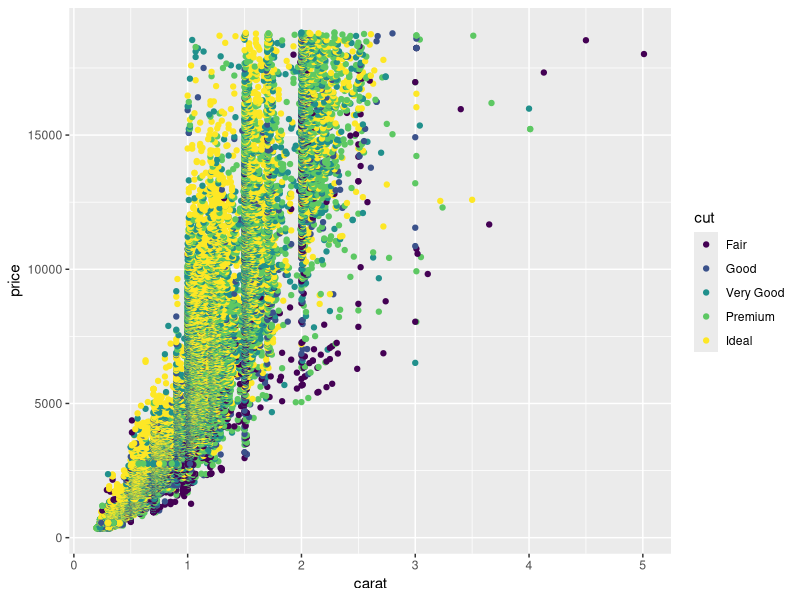
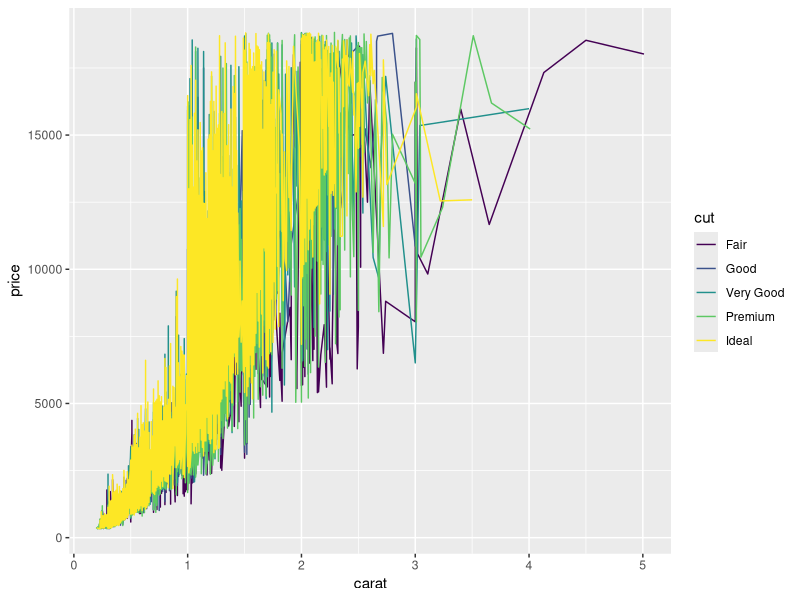
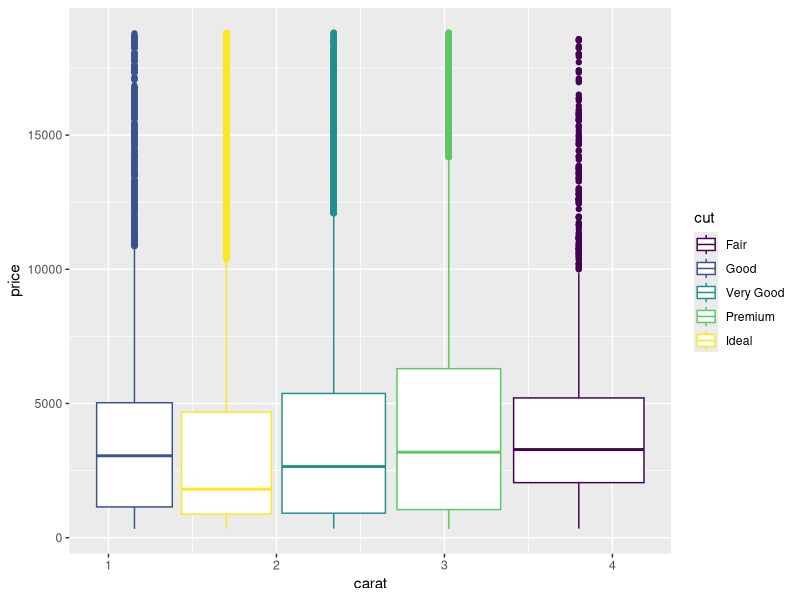
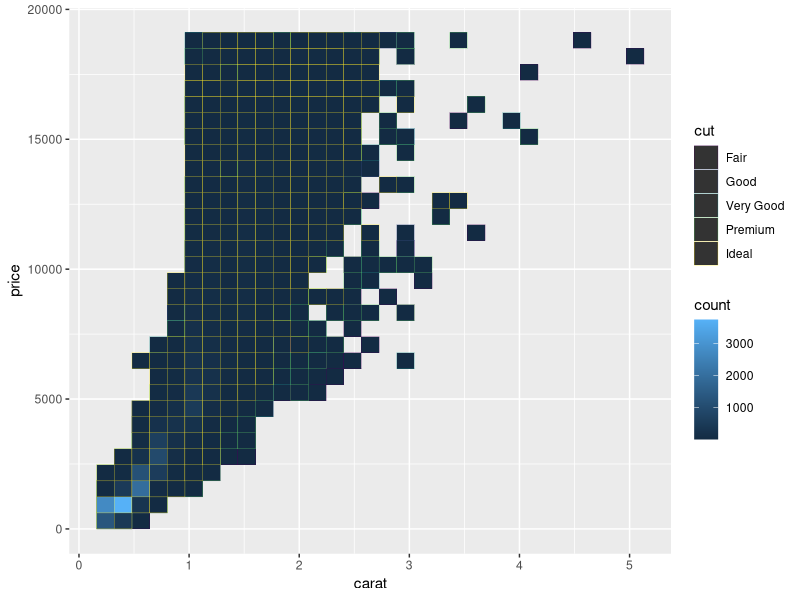
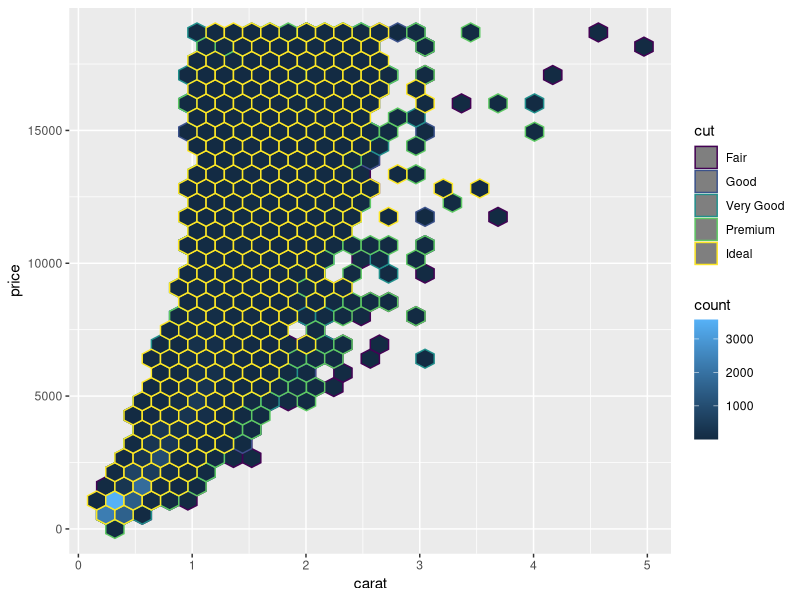
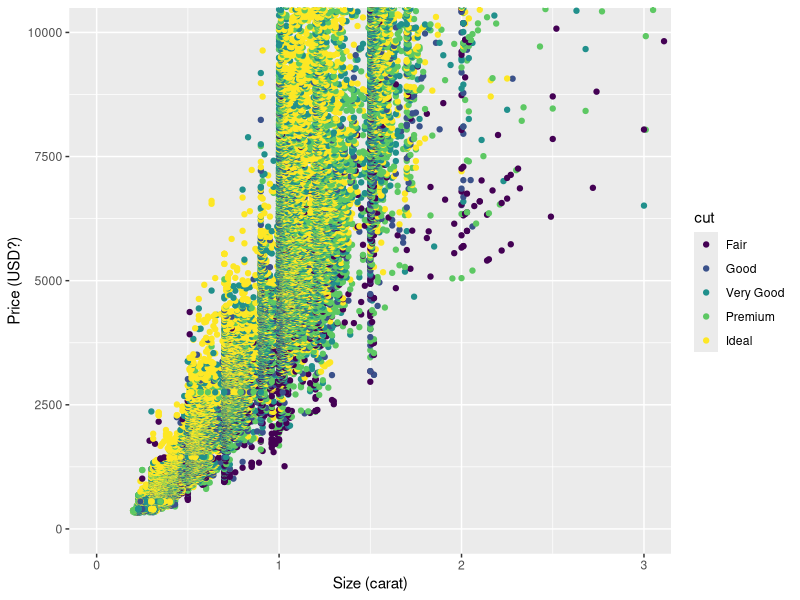
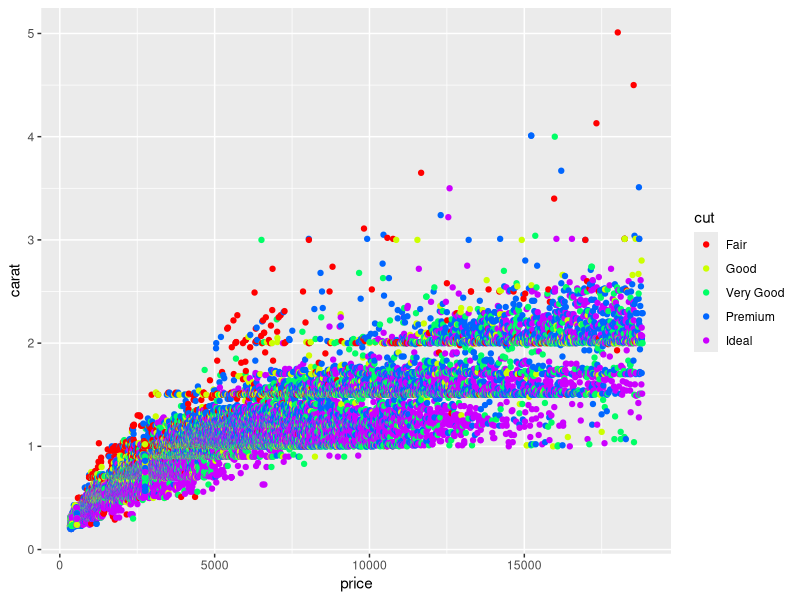
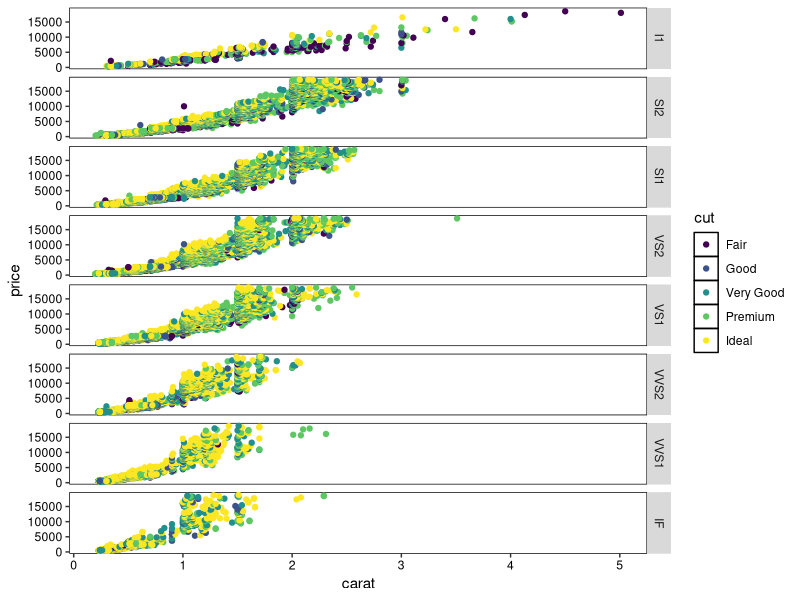

Here is the R script that generated these plots, in order:
## ---- chunk 1
knitr::opts_chunk$set(echo = TRUE, cache = TRUE)
## ---- chunk 2
library(ggplot2)
data(diamonds)
## ---- chunk 3
p <- ggplot(data = diamonds, 
            mapping = aes(x = carat, 
                          y = price, 
                          color = cut))
summary(p)
## ---- chunk 4
p + geom_point()
## ---- chunk 5
p + geom_line()
## ---- chunk 6
p + geom_boxplot()
## ---- chunk 7
p + stat_bin2d()
## ---- chunk 8
p + geom_hex()
## ---- chunk 9
p + geom_point() + 
    xlab("Size (carat)") + 
    ylab("Price (USD?)") +
    coord_cartesian(xlim = c(0, 3), ylim = c(0, 10000))
## ---- chunk 10
p + geom_point() + 
        coord_flip() + 
        scale_color_manual(values = rainbow(5))
## ---- chunk 11
p + geom_point() + 
        facet_grid(clarity ~ .) + 
        theme(panel.grid.major = element_blank(),
              panel.grid.minor = element_blank(),
              axis.text = element_text(color = "black"), 
              panel.background = element_rect(color = "black", fill = NA))
## ---- chunk 12
p + geom_point() + geom_smooth(method = "loess")
## ---- chunk 13
demo_model <- glm(price ~ carat * cut, data = diamonds)
sample_df <- diamonds[sample(1:NROW(diamonds), 1000), c("cut", "carat")]
sample_df$price <- predict(demo_model, sample_df)
p + geom_point() + geom_line(data = sample_df, size = 2)
